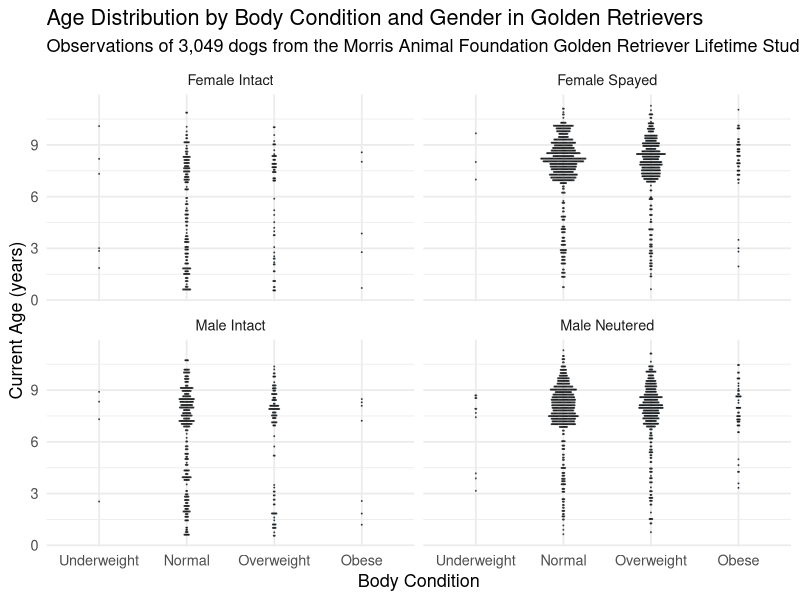

This chart was generated by the following R code:
## ---- chunk 1
#| label: graphic
#| fig-width: 9
#| fig-height: 6

library(tidyverse)

dogs <- read_csv("golden_retrievers.csv", show_col_types = FALSE) |> 
  filter(Body_condition_categorical %in% c("Underweight", "Normal", "Overweight", "Obese")) |> 
  mutate(
    Body_condition_categorical = factor(Body_condition_categorical, levels = c("Underweight", "Normal", "Overweight", "Obese")),
    Gender = factor(Sex)
  )

dogs |> 
  ggplot(aes(x = Body_condition_categorical, y = Age_current_years, fill = Body_condition_categorical)) +
  geom_dotplot(binaxis = "y", stackdir = "center", dotsize = 0.35, binwidth = 0.15, alpha = 0.7) +
  facet_wrap(~Gender) +
  labs(
    title = "Age Distribution by Body Condition and Gender in Golden Retrievers",
    subtitle = "Observations of 3,049 dogs from the Morris Animal Foundation Golden Retriever Lifetime Study",
    x = "Body Condition",
    y = "Current Age (years)"
  ) +
  theme_minimal(base_size = 13) +
  theme(legend.position = "none") +
  scale_fill_brewer(palette = "Blues")
